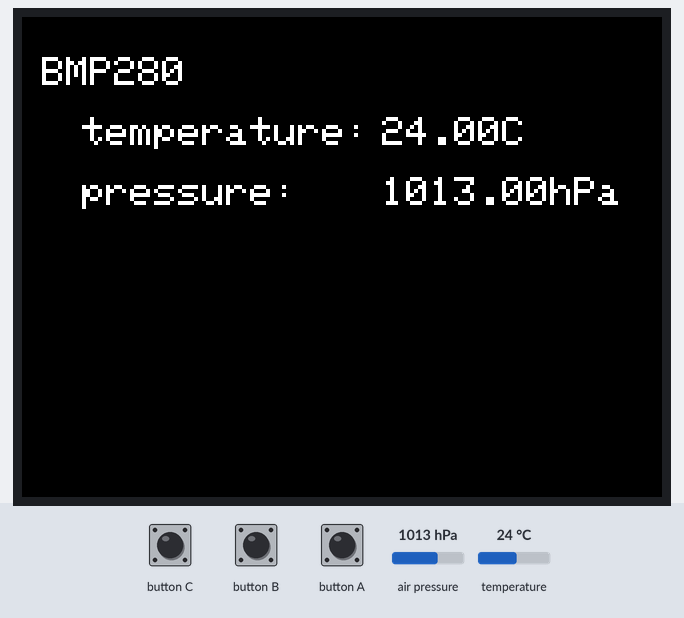
A program run on a simulated ESP32. On the bench: 320×240 colour display. The inputs (shaded band) are chosen by the test bench; at power-on: air pressure 1013 hPa, temperature 24 °C. Nothing arrives over Bluetooth unless stated; a phone connects over Bluetooth LE 3 s after start.

Above: at 1.4 s.
1.5 s: air pressure set to 952 hPa
At 2.1 s:
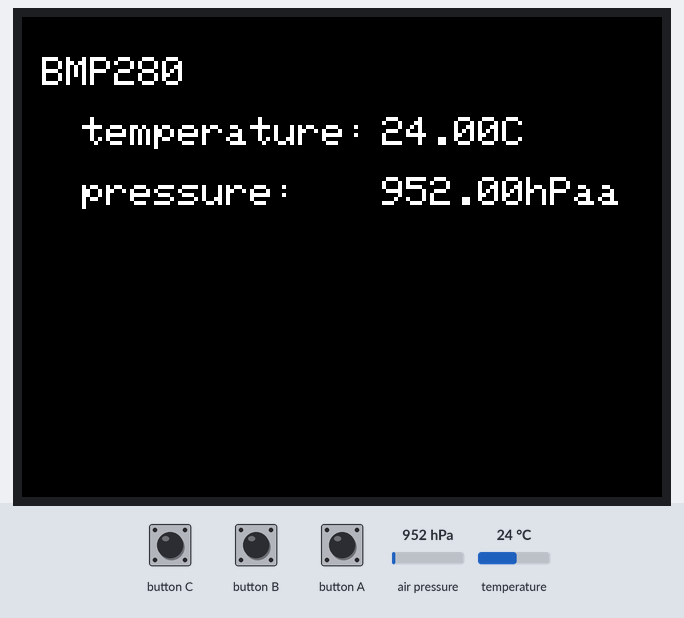
3.0 s: temperature set to 12 °C
At 3.8 s:
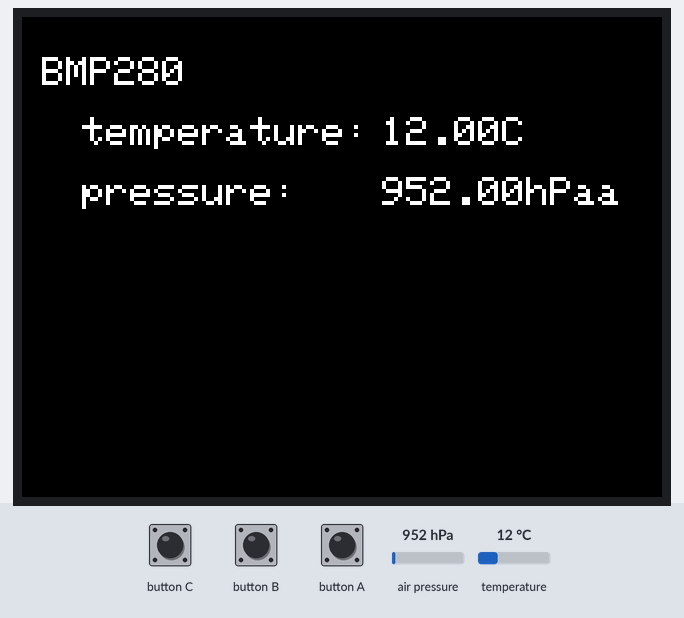
4.5 s: air pressure set to 975 hPa
At 5.7 s:
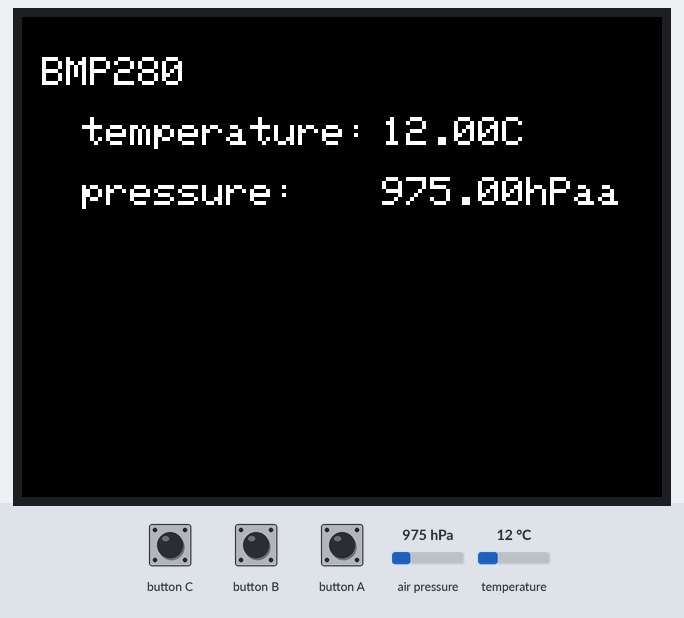
6.0 s: temperature set to 19 °C
Timing chart, 0 to 8.5 s (numbered marks = the images above; inputs shaded):
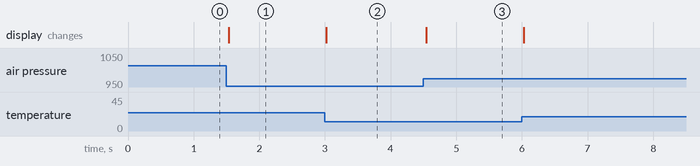

Measured:
- after the input at 1.5 s, the display: changes at once (image 1)
- after the input at 3.0 s, the display: changes at once (image 2)
- after the input at 4.5 s, the display: changes after 0.05 s (image 3)

The program:

main.cpp
```cpp
#include <M5Stack.h>
#include <Adafruit_BMP280.h>

#include <BLEDevice.h>
#include <BLE2902.h>

// BLE上のこのデバイスの名前。適当な名前でOK。
#define BLE_LOCAL_NAME "M5GO Env.Sensor Advertiser"
// BLEのサービスUUID。適当なUUID(ランダムで生成したものがよい)を設定して下さい。
#define BLE_SERVICE_UUID "133fe8d4-5197-4675-9d76-d9bbf2450bb4"
// BLEのCharacteristic UUID。適当なUUID(ランダムで生成したものがよい)を設定して下さい。
#define BLE_CHARACTERISTIC_UUID "0fc10cb8-0518-40dd-b5c3-c4637815de40"

// BMP280のインスタンスを作成
static Adafruit_BMP280 bmp280;

static BLEServer* pBleServer = NULL;
static BLECharacteristic* pBleNotifyCharacteristic = NULL;

// 温度と気圧のデータを指定したバッファーに書き込みます。
// バッファーには、1〜4バイト目にはリトルエンディアンで温度を格納し、
// 5〜8バイト目にはリトルエンディアンで気圧を格納します。
//
// - buffer uint8_tの8つ分以上のサイズのバッファを指定すること
static void pack(uint8_t* buffer, float temperature, float pressure) {
  int32_t temperature100 = (int32_t)(temperature * 100);
  buffer[0] = temperature100 & 0x000000ff;
  buffer[1] = (temperature100 & 0x0000ff00) >> 8;
  buffer[2] = (temperature100 & 0x00ff0000) >> 16;
  buffer[3] = (temperature100 & 0xff000000) >> 24;

  int32_t pressure100 = (int32_t)(pressure * 100);
  buffer[4] = pressure100 & 0x000000ff;
  buffer[5] = (pressure100 & 0x0000ff00) >> 8;
  buffer[6] = (pressure100 & 0x00ff0000) >> 16;
  buffer[7] = (pressure100 & 0xff000000) >> 24;
}

// 起動時に最初の1回だけ呼ばれる処理は setup 関数内に書きます
void setup() {
  // M5Stackの初期化
  M5.begin();

  // BMP280の初期化。
  // 初期化の結果が bmp280InitResult の変数に格納されます。
  // 引数に指定している BMP280_ADDRESS_ALT はBMP280センサーのI2Cアドレスです。
  bool bmp280InitResult = bmp280.begin(BMP280_ADDRESS_ALT);

  // M5StackのLCD(液晶ディスプレイ)を黒で塗りつぶします
  M5.Lcd.fillScreen(BLACK);
  // M5StackのLCDで表示する文字色を白、背景色を黒に設定します。
  M5.Lcd.setTextColor(WHITE ,BLACK);
  // M5StackのLCDで表示する文字の大きさを設定します。
  M5.Lcd.setTextSize(2);

  // "BMP280" という文字列をLCDの座標 (10, 20) の位置に表示します。
  // LCDの座標系は左上が(0, 0)、右下が(320, 240)です。
  M5.Lcd.setCursor(10, 20);
  M5.Lcd.print("BMP280");
  // "temperature:" という文字列をLCDの座標 (30, 50) の位置に表示します。
  M5.Lcd.setCursor(30, 50);
  M5.Lcd.print("temperature:");
  // "temperature:" という文字列をLCDの座標 (30, 80) の位置に表示します。
  M5.Lcd.setCursor(30, 80);
  M5.Lcd.print("pressure:");

  // BMP280の初期化が失敗した場合(bmp280InitResultがfalseの場合)は…
  if (!bmp280InitResult) {
    // M5StackのLCDで表示する文字色を黄色にします。
    M5.Lcd.setTextColor(YELLOW ,BLACK);
    // "Failed BMP280 init." という文字列をLCDの座標 (10, 200) の位置に表示します。
    M5.Lcd.setCursor(10, 200);
    M5.Lcd.print("Failed BMP280 init.");
  }

  // BLE環境の初期化
  BLEDevice::init(BLE_LOCAL_NAME);
  // BLEサーバの生成
  pBleServer = BLEDevice::createServer();
  // BLEのサービスの生成。引数でサービスUUIDを設定する。
  BLEService* pBleService = pBleServer->createService(BLE_SERVICE_UUID);
  // BLE Characteristicの生成
  pBleNotifyCharacteristic = pBleService->createCharacteristic(
                                // Characteristic UUIDを指定
                                BLE_CHARACTERISTIC_UUID,
                                // このCharacteristicのプロパティを設定
                                BLECharacteristic::PROPERTY_NOTIFY
                             );
  // BLE Characteristicにディスクリプタを設定
  pBleNotifyCharacteristic->addDescriptor(new BLE2902());
  // BLEサービスの開始
  pBleService->start();
  // BLEのアドバタイジングを開始
  pBleServer->getAdvertising()->start();
}

// 電源が入っている間は、この loop 関数で書いた処理が繰り返されます
void loop() {
  // M5StackのボタンA/B/Cの読み取り状態を更新しています。
  // ボタンを使わない場合でも、loop関数の冒頭で M5.update() を呼んでおくといいでしょう。
  M5.update();

  // BMP280から温度を取得します
  float temperature = bmp280.readTemperature();
  // BMP280から気圧を取得します。取得した気圧を100でわることで、hPaの単位になります。
  float pressure = bmp280.readPressure() / 100;

  // M5StackのLCDで表示する文字色を白、背景色を黒に設定します。
  M5.Lcd.setTextColor(WHITE ,BLACK);

  // LCDの座標 (180, 50) の位置に温度を小数二桁 で表示します。
  M5.Lcd.setCursor(180, 50);
  M5.Lcd.printf("%.2fC", temperature);

  // LCDの座標 (180, 50) の位置に気圧を小数二桁 で表示します。
  M5.Lcd.setCursor(180, 80);
  M5.Lcd.printf("%.2fhPa", pressure);

  // BLEでのデータ通知用バッファを定義
  uint8_t dataBuffer[8];
  // 温度と気圧のデータをdataBufferに格納します
  pack(dataBuffer, temperature, pressure);
  // データをBLEに設定し、送信します
  pBleNotifyCharacteristic->setValue(dataBuffer, 8);
  pBleNotifyCharacteristic->notify();

  // 33ミリ秒停止します
  delay(33);
}
```
